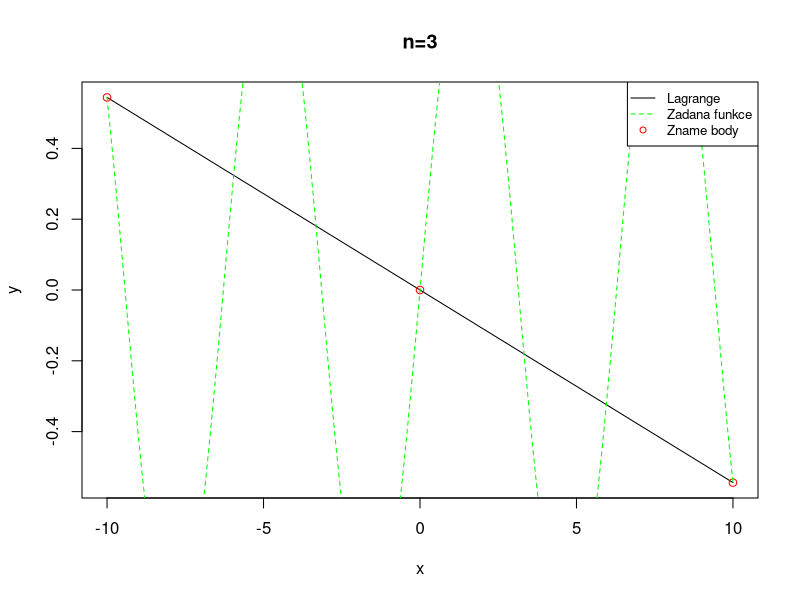
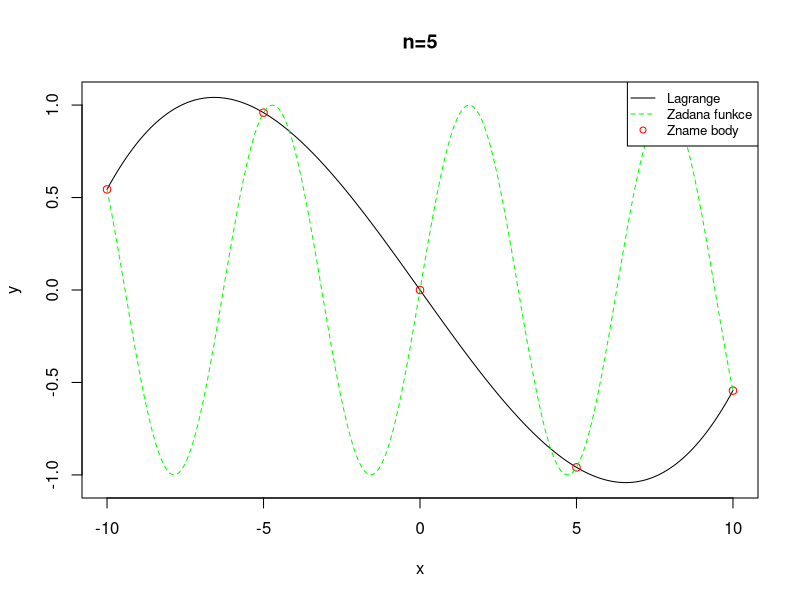
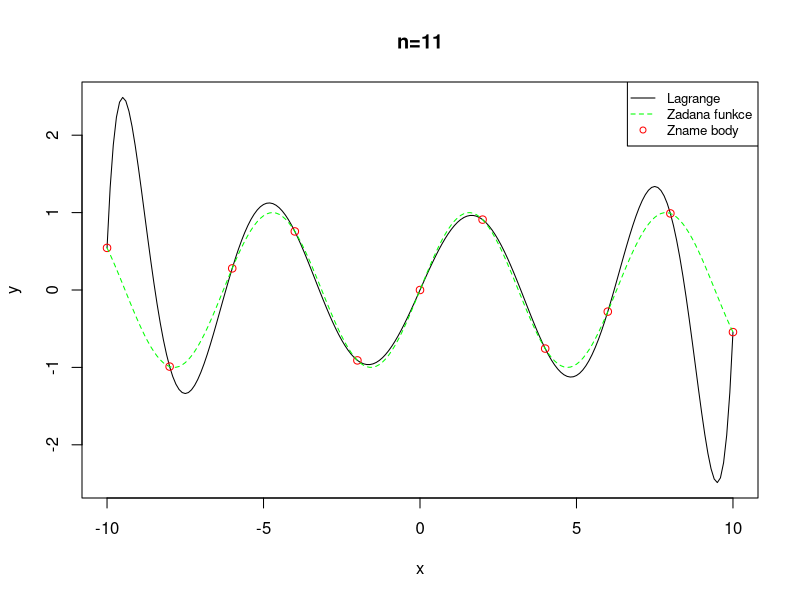
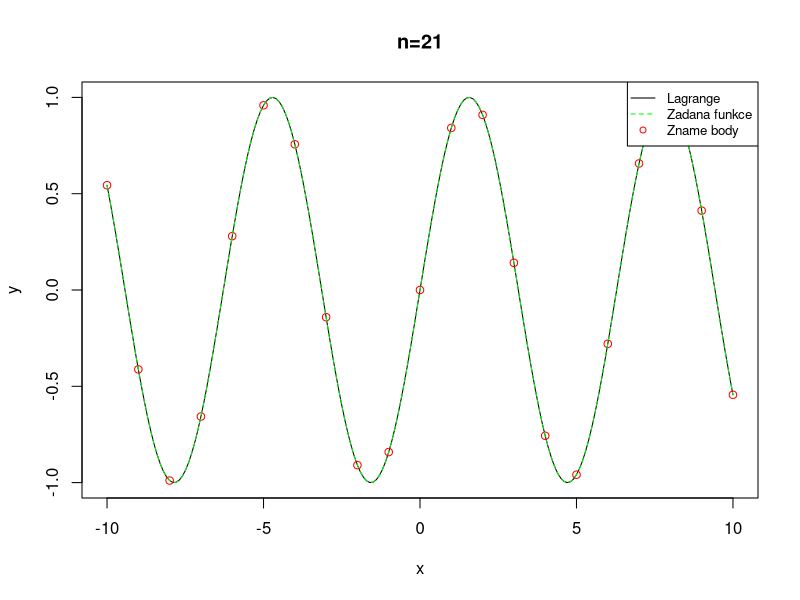
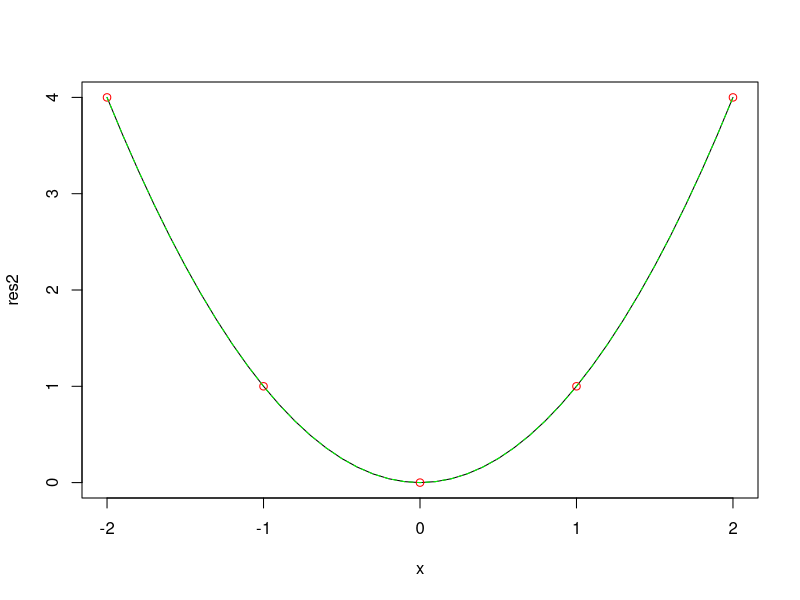

These figures' R source, in order:
## ---- chunk 1
#xs a ys jsou zname body funkce, x jsou hledane body
lagrangeInterpolation<- function(x, xs, ys)
{
  n <- length(xs)
  sum <- 0
  for(i in 1:n)
  {
    pie <- 1 #pi je 1 pro vypocet dalsiho Li(x)
    for(j in 1:n)
    {
      if(i != j)
      {
        #vypočítáme fundamentální polynom Li(x)
        pie<- pie * (x - xs[j])/(xs[i] - xs[j])
      }
    }
    #přičte se dalsi cast Li(x)*f(xi)
    sum <- sum + ys[i] * pie  
  }
  return(sum)
}

###GRAFY
#vzorkovani dané funkce (známé body 3)
xs <- seq(-10,10,by=10) 
ys <- sin(xs)


#vzorkování lagrange
x <- seq(-10,10,by=0.1) 
y <- lagrangeInterpolation(x,xs,ys)

yreal <- sin(x)

#graf
plot(x,y,type="l", main = "n=3")  #lagrange 
points(xs,ys,col="red")   #zname body
lines(x,yreal,col="green", lty = 2)    #realna funkce

legend(x="topright",c("Lagrange","Zadana funkce","Zname body"),
       cex=.8,col=c("black","green","red"), lty=c(1,2,0), pch=c(-1,-1,1))

#vzorkovani dané funkce (známé body 5)
xs2 <- seq(-10,10,by=5) 
ys <- sin(xs2)

#vzorkování lagrange
x <- seq(-10,10,by=0.1) 
y <- lagrangeInterpolation(x,xs2,ys)

#graf
plot(x,y,type="l", main = "n=5")  #lagrange 
points(xs2,ys,col="red")   #zname body
lines(x,yreal,col="green", lty = 2)    #realna funkce

legend(x="topright",c("Lagrange","Zadana funkce","Zname body"),
       cex=.8,col=c("black","green","red"), lty=c(1,2,0), pch=c(-1,-1,1))

#vzorkovani dané funkce (známé body 11)
xs3 <- seq(-10,10,by=2) 
ys <- sin(xs3)

#vzorkování lagrange
x <- seq(-10,10,by=0.1) 
y <- lagrangeInterpolation(x,xs3,ys)

#graf
plot(x,y,type="l", main = "n=11")  #lagrange 
points(xs3,ys,col="red")   #zname body
lines(x,yreal,col="green", lty = 2)    #realna funkce

legend(x="topright",c("Lagrange","Zadana funkce","Zname body"),
       cex=.8,col=c("black","green","red"), lty=c(1,2,0), pch=c(-1,-1,1))

#vzorkovani dané funkce (známé body 21)
xs4 <- seq(-10,10,by=1) 
ys <- sin(xs4)

#vzorkování lagrange
x <- seq(-10,10,by=0.1) 
y <- lagrangeInterpolation(x,xs4,ys)

#graf
plot(x,y,type="l", main = "n=21")  #lagrange 
points(xs4,ys,col="red")   #zname body
lines(x,yreal,col="green", lty = 2)    #realna funkce

legend(x="topright",c("Lagrange","Zadana funkce","Zname body"),
       cex=.8,col=c("black","green","red"), lty=c(1,2,0), pch=c(-1,-1,1))
## ---- chunk 2
vandermonde.matrix <- function( alpha, n )
{
  # Tato funkce vrací m x n matici mocnin vektoru alfa
  #
  # alpha = m dimenze vektor
  # n = stupen polynomu
  
  if ( !is.vector( alpha ) )
    stop( "parametr alpha není vektor" )
  if ( !is.numeric( alpha ) )
    stop( "parametr n není číselný vektor" )
  m <- length( alpha )
  V <- matrix( 0, nrow=m, ncol=n )
  V[,1] <- rep( 1, m ) #prvni sloupec jsou vzdy jednicky
  j <- 2
  while ( j <= n ) {
    x <- alpha ^ ( j - 1 )   #umocnim podle toho v jakem jsem sloupci
    V[,j] <- x
    j <- j + 1     #zvetseni mocniny pro dalsi sloupec
  }
  return( V )
}
## ---- chunk 3
horner<-function(x,a) #x- funkcni hodnota v danych bodech, a- poly. fce ve tvaru a+bx+cx^2... (koeficienty)
{
  
  n<-length(a)   #n= stupen polynomu (3=x^2)
  res<-a[n]      #do res ulozim nejvyssi clen
  if(n==1)       #kdyz je polynom stupne 0, neni co pocitat
    return (res)
  for(i in (n-1):1)  
  {
    res<-res*x+a[i]    #algoritmus pocitani zavorek,  x(x(d+c)+b)+a
    #n uz v res je. Vzdy nasobim s x, a zacinam s pricitanim n-1..n=1
  }
  
  return (res)
}
## ---- chunk 4
write_matex2 <- function(x) 
{
  begin <- "\\begin{bmatrix}"
  end <- "\\end{bmatrix}"
  X <-
    apply(x, 1, function(x) 
    {
      paste(
        paste(x, collapse = "&"),
        "\\\\"
      )
    })
  paste(c(begin, X, end), collapse = "")
}

x_van <- -2:2
y_van <- x_van ^2
V <- vandermonde.matrix(x_van,length(x_van))
## ---- chunk 5
#zname body
xs <- seq(-2,2,by=1) 
ys <- xs*xs

#nezname body (x osa)
x<- seq(-2,2,by=0.1)

y<-x^2 #opravdova funkce

A <- vandermonde.matrix(xs, length(xs))   #Vandermodovo matice z hodnot znamych bodu osy X
B <- solve(A,ys)  #interpolacni polynom (koeficienty)

#dosazeni za x do polynomu
res2 <- horner(x,B)

#graf
plot(x,res2, type="l") #interpolace
points(xs,ys, col="red") #zname body
lines(x,y, col="green", lty=2) #opravdova funkce
## ---- chunk 6
#xs a ys jsou zname body funkce, x jsou hledane body
lagrangeInterpolation<- function(x, xs, ys)
{
  n <- length(xs)
  sum <- 0
  for(i in 1:n)
  {
    pie <- 1 #pi je 1 pro vypocet dalsiho Li(x)
    for(j in 1:n)
    {
      if(i != j)
      {
        #vypočítáme fundamentální polynom Li(x)
        pie<- pie * (x - xs[j])/(xs[i] - xs[j])
      }
    }
    #přičte se dalsi cast Li(x)*f(xi)
    sum <- sum + ys[i] * pie  
  }
  return(sum)
}
## ---- chunk 7
divDiff <- function(xs, ys, x)
{
  n <- length(xs)
  q <- matrix(data = 0, n, n)  #q - iniciace matice pomernych diferenci
  q[,1] <- ys   
  f <- q[1,1]
  
  for (i in 2:n)
  {
    fi <- 1
    for (j in i:n) 
    {
      q[j,i] <- (q[j,i-1] - q[j-1,i-1]) / (xs[j] - xs[j-i+1])  #spocita diferenci
        
      if (j==i) #vybere diference do rovnice (diagonala matice)
      { 
      
        for(k in 1:(j-1))
        {
          fi <- fi*(x - xs[k])   #spocte zavorky
        }
        fi <- q[i,j] * fi    #vynasobi s diferenci
      }
    }
      f <- f + fi #prida k celku rovnice
  }
  res <- list(f,q)
  names(res) <- c("y","diff")
  return(res)    #vraci list s interpolaci a matici diferenci
}
